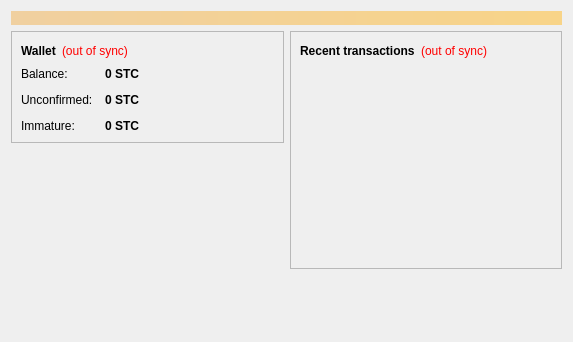
<?xml version="1.0" encoding="UTF-8"?>
<ui version="4.0">
 <class>OverviewPage</class>
 <widget class="QWidget" name="OverviewPage">
  <property name="geometry">
   <rect>
    <x>0</x>
    <y>0</y>
    <width>573</width>
    <height>342</height>
   </rect>
  </property>
  <property name="windowTitle">
   <string>Form</string>
  </property>
  <layout class="QVBoxLayout" name="topLayout">
   <item>
    <widget class="QLabel" name="labelAlerts">
     <property name="visible">
      <bool>false</bool>
     </property>
     <property name="styleSheet">
      <string notr="true">background-color: qlineargradient(x1: 0, y1: 0, x2: 1, y2: 0, stop:0 #F0D0A0, stop:1 #F8D488); color:#000000;</string>
     </property>
     <property name="wordWrap">
      <bool>true</bool>
     </property>
     <property name="margin">
      <number>3</number>
     </property>
    </widget>
   </item>
   <item>
    <layout class="QHBoxLayout" name="horizontalLayout" stretch="1,1">
     <item>
      <layout class="QVBoxLayout" name="verticalLayout_2">
       <item>
        <widget class="QFrame" name="frame">
         <property name="frameShape">
          <enum>QFrame::StyledPanel</enum>
         </property>
         <property name="frameShadow">
          <enum>QFrame::Raised</enum>
         </property>
         <layout class="QVBoxLayout" name="verticalLayout_4">
          <item>
           <layout class="QHBoxLayout" name="horizontalLayout_4">
            <item>
             <widget class="QLabel" name="label_5">
              <property name="font">
               <font>
                <weight>75</weight>
                <bold>true</bold>
               </font>
              </property>
              <property name="text">
               <string>Wallet</string>
              </property>
             </widget>
            </item>
            <item>
             <widget class="QLabel" name="labelWalletStatus">
              <property name="toolTip">
               <string>The displayed information may be out of date. Your wallet automatically synchronizes with the Studentcoin network after a connection is established, but this process has not completed yet.</string>
              </property>
              <property name="styleSheet">
               <string notr="true">QLabel { color: red; }</string>
              </property>
              <property name="text">
               <string notr="true">(out of sync)</string>
              </property>
              <property name="alignment">
               <set>Qt::AlignLeading|Qt::AlignLeft|Qt::AlignVCenter</set>
              </property>
             </widget>
            </item>
            <item>
             <spacer name="horizontalSpacer_2">
              <property name="orientation">
               <enum>Qt::Horizontal</enum>
              </property>
              <property name="sizeHint" stdset="0">
               <size>
                <width>40</width>
                <height>20</height>
               </size>
              </property>
             </spacer>
            </item>
           </layout>
          </item>
          <item>
           <layout class="QFormLayout" name="formLayout_2">
            <property name="fieldGrowthPolicy">
             <enum>QFormLayout::AllNonFixedFieldsGrow</enum>
            </property>
            <property name="horizontalSpacing">
             <number>12</number>
            </property>
            <property name="verticalSpacing">
             <number>12</number>
            </property>
            <item row="0" column="0">
             <widget class="QLabel" name="label">
              <property name="text">
               <string>Balance:</string>
              </property>
             </widget>
            </item>
            <item row="0" column="1">
             <widget class="QLabel" name="labelBalance">
              <property name="font">
               <font>
                <weight>75</weight>
                <bold>true</bold>
               </font>
              </property>
              <property name="cursor">
               <cursorShape>IBeamCursor</cursorShape>
              </property>
              <property name="toolTip">
               <string>Your current balance</string>
              </property>
              <property name="text">
               <string notr="true">0 STC</string>
              </property>
              <property name="textInteractionFlags">
               <set>Qt::LinksAccessibleByMouse|Qt::TextSelectableByKeyboard|Qt::TextSelectableByMouse</set>
              </property>
             </widget>
            </item>
            <item row="1" column="0">
             <widget class="QLabel" name="label_3">
              <property name="text">
               <string>Unconfirmed:</string>
              </property>
             </widget>
            </item>
            <item row="1" column="1">
             <widget class="QLabel" name="labelUnconfirmed">
              <property name="font">
               <font>
                <weight>75</weight>
                <bold>true</bold>
               </font>
              </property>
              <property name="cursor">
               <cursorShape>IBeamCursor</cursorShape>
              </property>
              <property name="toolTip">
               <string>Total of transactions that have yet to be confirmed, and do not yet count toward the current balance</string>
              </property>
              <property name="text">
               <string notr="true">0 STC</string>
              </property>
              <property name="textInteractionFlags">
               <set>Qt::LinksAccessibleByMouse|Qt::TextSelectableByKeyboard|Qt::TextSelectableByMouse</set>
              </property>
             </widget>
            </item>
            <item row="2" column="0">
             <widget class="QLabel" name="labelImmatureText">
              <property name="text">
               <string>Immature:</string>
              </property>
             </widget>
            </item>
            <item row="2" column="1">
             <widget class="QLabel" name="labelImmature">
              <property name="font">
               <font>
                <weight>75</weight>
                <bold>true</bold>
               </font>
              </property>
              <property name="toolTip">
               <string>Mined balance that has not yet matured</string>
              </property>
              <property name="text">
               <string notr="true">0 STC</string>
              </property>
              <property name="textInteractionFlags">
               <set>Qt::LinksAccessibleByMouse|Qt::TextSelectableByKeyboard|Qt::TextSelectableByMouse</set>
              </property>
             </widget>
            </item>
           </layout>
          </item>
         </layout>
        </widget>
       </item>
       <item>
        <spacer name="verticalSpacer">
         <property name="orientation">
          <enum>Qt::Vertical</enum>
         </property>
         <property name="sizeHint" stdset="0">
          <size>
           <width>20</width>
           <height>40</height>
          </size>
         </property>
        </spacer>
       </item>
      </layout>
     </item>
     <item>
      <layout class="QVBoxLayout" name="verticalLayout_3">
       <item>
        <widget class="QFrame" name="frame_2">
         <property name="frameShape">
          <enum>QFrame::StyledPanel</enum>
         </property>
         <property name="frameShadow">
          <enum>QFrame::Raised</enum>
         </property>
         <layout class="QVBoxLayout" name="verticalLayout">
          <item>
           <layout class="QHBoxLayout" name="horizontalLayout_2">
            <item>
             <widget class="QLabel" name="label_4">
              <property name="text">
               <string>&lt;b&gt;Recent transactions&lt;/b&gt;</string>
              </property>
             </widget>
            </item>
            <item>
             <widget class="QLabel" name="labelTransactionsStatus">
              <property name="toolTip">
               <string>The displayed information may be out of date. Your wallet automatically synchronizes with the Studentcoin network after a connection is established, but this process has not completed yet.</string>
              </property>
              <property name="styleSheet">
               <string notr="true">QLabel { color: red; }</string>
              </property>
              <property name="text">
               <string notr="true">(out of sync)</string>
              </property>
              <property name="alignment">
               <set>Qt::AlignRight|Qt::AlignTrailing|Qt::AlignVCenter</set>
              </property>
             </widget>
            </item>
            <item>
             <spacer name="horizontalSpacer">
              <property name="orientation">
               <enum>Qt::Horizontal</enum>
              </property>
              <property name="sizeHint" stdset="0">
               <size>
                <width>40</width>
                <height>20</height>
               </size>
              </property>
             </spacer>
            </item>
           </layout>
          </item>
          <item>
           <widget class="QListView" name="listTransactions">
            <property name="styleSheet">
             <string notr="true">QListView { background: transparent; }</string>
            </property>
            <property name="frameShape">
             <enum>QFrame::NoFrame</enum>
            </property>
            <property name="verticalScrollBarPolicy">
             <enum>Qt::ScrollBarAlwaysOff</enum>
            </property>
            <property name="horizontalScrollBarPolicy">
             <enum>Qt::ScrollBarAlwaysOff</enum>
            </property>
            <property name="selectionMode">
             <enum>QAbstractItemView::NoSelection</enum>
            </property>
           </widget>
          </item>
         </layout>
        </widget>
       </item>
       <item>
        <spacer name="verticalSpacer_2">
         <property name="orientation">
          <enum>Qt::Vertical</enum>
         </property>
         <property name="sizeHint" stdset="0">
          <size>
           <width>20</width>
           <height>40</height>
          </size>
         </property>
        </spacer>
       </item>
      </layout>
     </item>
    </layout>
   </item>
  </layout>
 </widget>
 <resources/>
 <connections/>
</ui>
